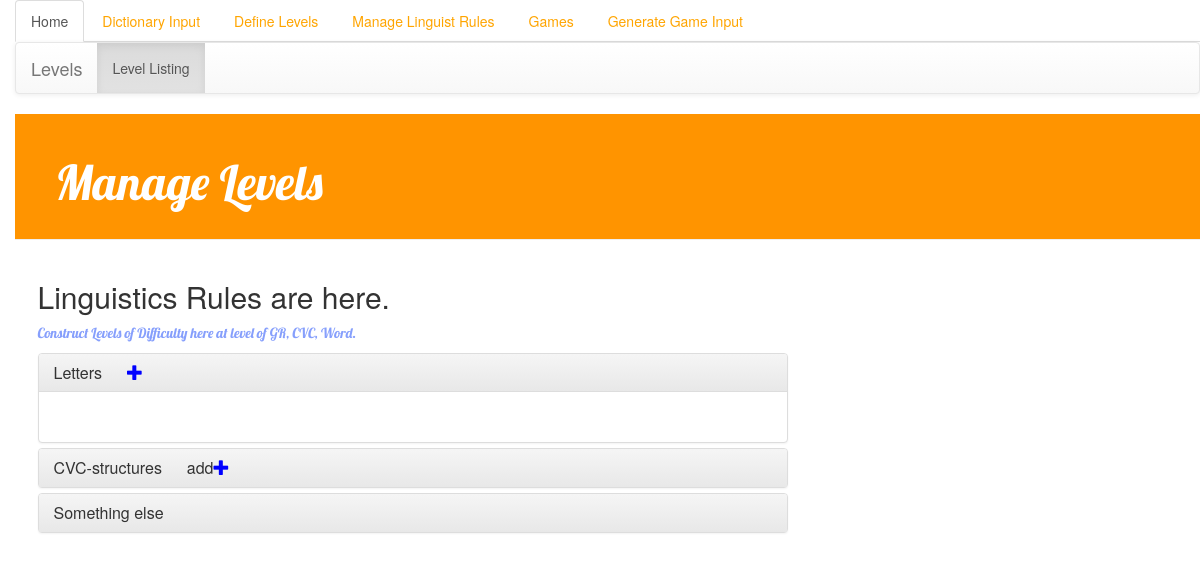
The app's page /Levels/level_list/, older data.
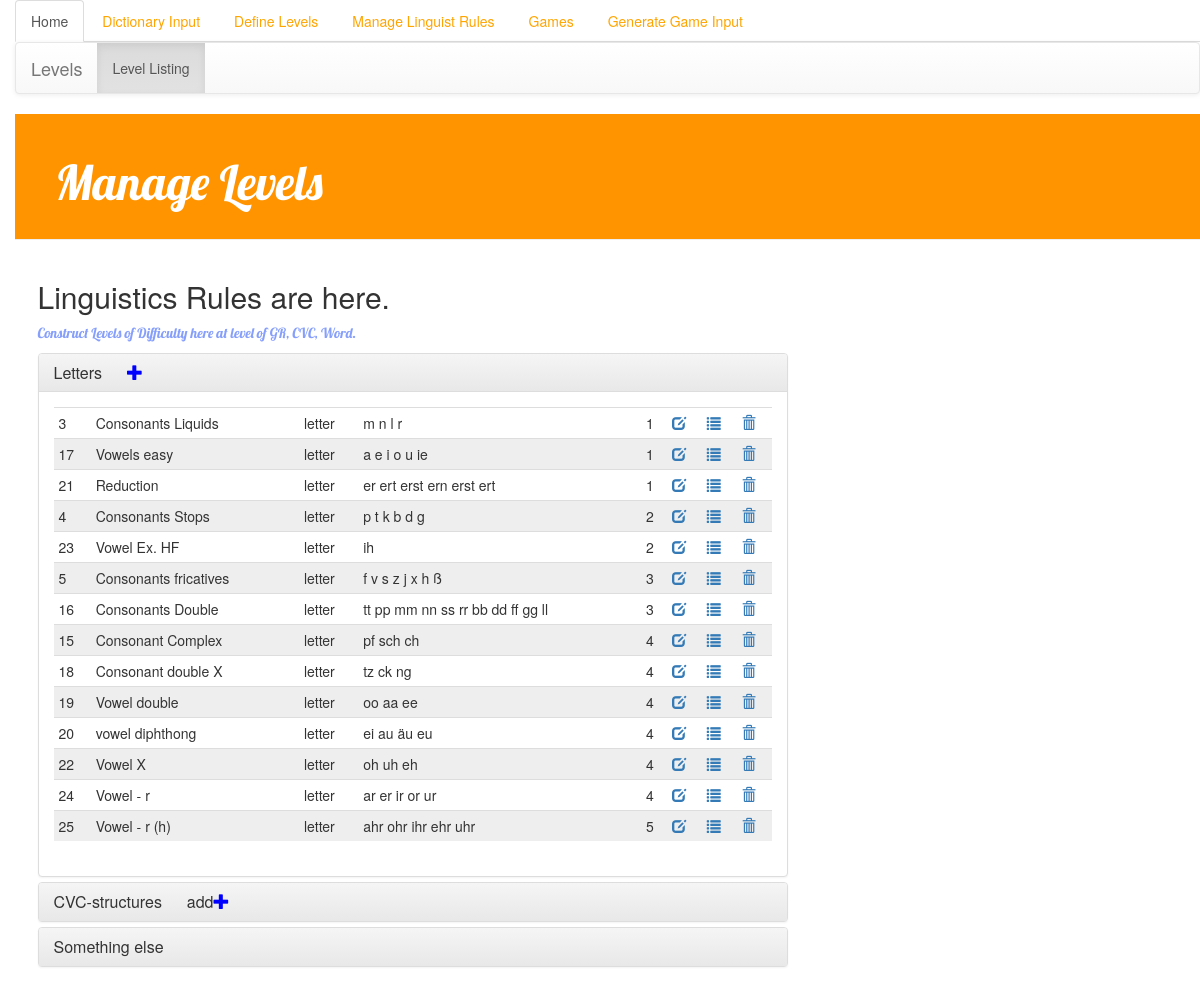
The same page, newer data.
### Levels/models.py (models this page shows, shortened)
class Level(models.Model):
    type = models.CharField(max_length=200,default='',null=True)
    name = models.CharField(max_length=200, default='', null=True)
    level = models.IntegerField(default='', null=True)
    list = models.TextField(default='', null=True)

### Levels/views.py (the view)
def level_list(request):
    letter_levels = Level.objects.filter(type='letter').order_by('level')
    CVC_levels = Level.objects.filter(type='CVC').order_by('level')
    return render(request, 'Levels/level_list.html',
                  {'letter_levels': letter_levels, 'CVC_levels': CVC_levels}
                  )

### templates/Levels/level_list.html (shortened to what this page needs)
{% extends 'Levels/base.html' %}
{% block content %}
<h2>Linguistics Rules are here.</h2>
    <div class="post">
        <p>
            Construct Levels of Difficulty here at level of
            GR, CVC, Word.
        </p>
     </div>
<div class="panel-group" id="accordion">
  <div class="panel panel-default">
    <div class="panel-heading">
      <h4 class="panel-title">
        <a data-toggle="collapse" data-parent="#accordion" href="#collapse1">
        Letters</a> &emsp;
              <a href="{% url 'level_new' id=1 %}" class="top-menu" ><span class="glyphicon glyphicon-plus" style="color:blue"></span></a>
      </h4>
    </div>
    <div id="collapse1" class="panel-collapse collapse in">
      <div class="panel-body">
<table class="table table-condensed">
    <tbody>
    {%  for level in letter_levels %}
        <tr>
            <td>
                {{ level.pk}}
            </td>
            <td>
                {{ level.name }}
            </td>
            <td>
                {{ level.type }}
            </td>
            <td>
                {{ level.list }}
            </td>
            <td>
                {{ level.level }}
            </td>
            <td>
                <a href="{% url 'level_edit' pk=level.pk %}"><span class='glyphicon glyphicon-edit'></span></a>
            </td>
            <td>
                <a href="{% url 'level_Entrieslist' pk=level.pk %}"><span class='glyphicon glyphicon-list'></span></a>
            </td>
            <td>
                <a href="{% url 'level_delete' pk=level.pk %}"><span class='glyphicon glyphicon-trash'></span></a>
            </td>
        </tr>
    {%  endfor %}
    </tbody>
</table>
      </div>
    </div>
  </div>
  <div class="panel panel-default">
    <div class="panel-heading">
      <h4 class="panel-title">
        <a data-toggle="collapse" data-parent="#accordion" href="#collapse2">
        CVC-structures</a> &emsp;
          <a href="{% url 'level_new' id=2 %}" class="top-menu" >add<span class="glyphicon glyphicon-plus" style="color:blue"></span></a>
      </h4>
    </div>
  </div>
  <div class="panel panel-default">
    <div class="panel-heading">
      <h4 class="panel-title">
        <a data-toggle="collapse" data-parent="#accordion" href="#collapse3">
        Something else</a>
      </h4>
    </div>
  </div>
</div>
{% endblock content %}

Row changes from the older to the newer data that the page shows:
added Level: pk "3", name "Consonants Liquids", type "letter", list "m n l r", level "1"
added Level: pk "17", name "Vowels easy", type "letter", list "a e i o u ie", level "1"
added Level: pk "21", name "Reduction", type "letter", list "er ert erst ern erst ert", level "1"
added Level: pk "4", name "Consonants Stops", type "letter", list "p t k b d g", level "2"
added Level: pk "23", name "Vowel Ex. HF", type "letter", list "ih", level "2"
added Level: pk "5", name "Consonants fricatives", type "letter", list "f v s z j x h ß", level "3"
added Level: pk "16", name "Consonants Double", type "letter", list "tt pp mm nn ss rr bb dd ff gg ll", level "3"
added Level: pk "15", name "Consonant Complex", type "letter", list "pf sch ch", level "4"
added Level: pk "18", name "Consonant double X", type "letter", list "tz ck ng", level "4"
added Level: pk "19", name "Vowel double", type "letter", list "oo aa ee", level "4"
added Level: pk "20", name "vowel diphthong", type "letter", list "ei au äu eu", level "4"
added Level: pk "22", name "Vowel X", type "letter", list "oh uh eh", level "4"
added Level: pk "24", name "Vowel - r", type "letter", list "ar er ir or ur", level "4"
added Level: pk "25", name "Vowel - r (h)", type "letter", list "ahr ohr ihr ehr uhr", level "5"
